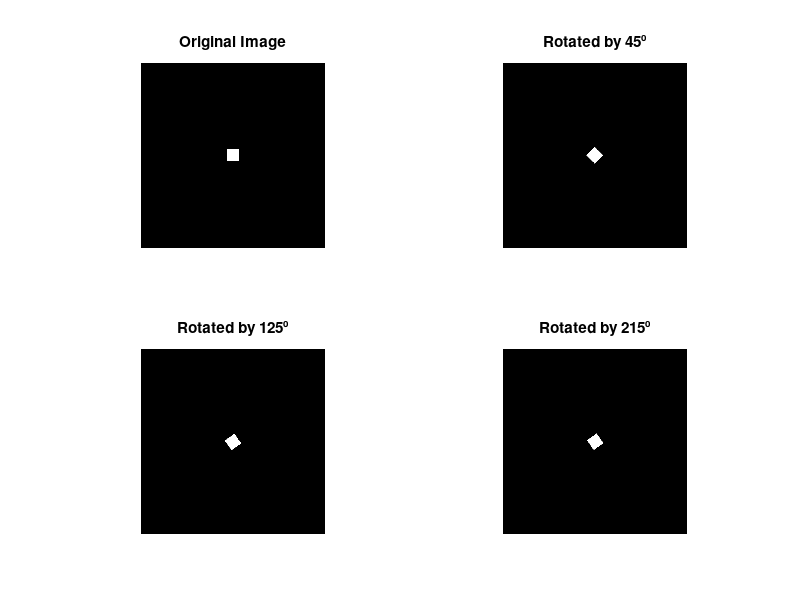
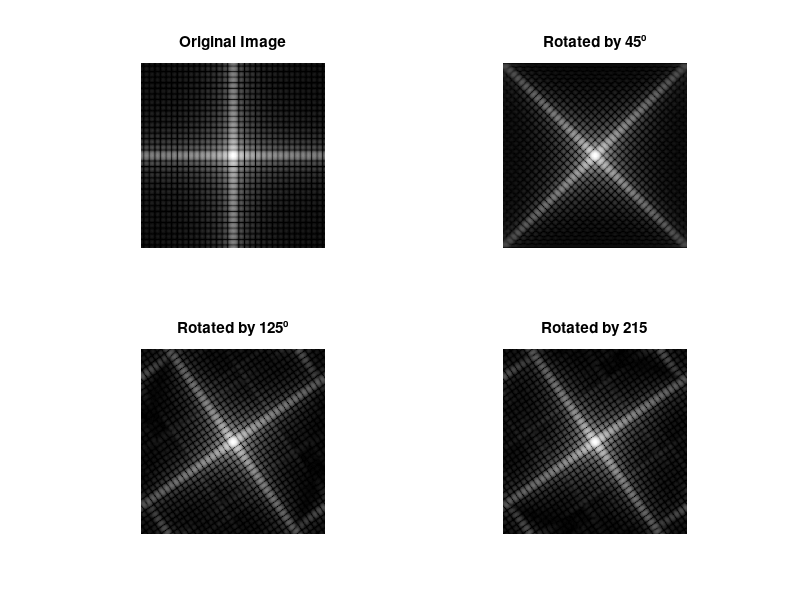

Write the MATLAB code that produced these figures, in order. (Note: this script raises an error after producing the figures.)
%%
% Generate an image of size 512×512 pixels, where the central regions of all the pixels have low intensity
% levels within a 64×64 pixel area, while the surrounding regions have high intensity levels. Prove that
% the convolution in spatial domain is equal to multiplication in the frequency domain using MATLAB
% code.
clear
image1 = zeros(512, 512);

for i = 224:288

    for j = 224:288
        image1(i, j) = 1;
    end

end

image2 = ones(512, 512);

for i = 224:288

    for j = 224:288
        image2(i, j) = 0;
    end

end

subplot(2, 2, 1)
imshow(image1)
title("Image 1")
subplot(2, 2, 2)
imshow(image2)
title("Image 2")

ci1i2 = conv2(image1, image2, "same");
subplot(2, 2, 3)
imshow(log(1 + abs(ci1i2)), [])
title("Convolution in spacial domain")

Image1 = fft2(image1);
Image2 = fft2(image2);

cI1I2 = Image1 .* Image2;
subplot(2, 2, 4)
imshow(log(1 + abs(fftshift(ifft2(cI1I2)))), [])
title("Multiplication in frequency domain")

%%
% Generate an image of size 512 × 512 pixels, where the central regions of all the pixels have high
% intensity levels within a 32 × 32 pixel area, while the surrounding regions have low intensity levels.
% Rotate the image at various angles, specifically at 45 degrees, 125 degrees, 225 degrees, and any
% random angle. plot and observe the original and rotated images both in spatial and transform
% domain using MATLAB code.
clear
image1 = zeros(512, 512);

for i = 240:272

    for j = 240:272
        image1(i, j) = 1;
    end

end

subplot(2, 2, 1)
imshow(image1)
title("Original Image")

rotimage45 = imrotate(image1, 45, "bilinear", "crop");
subplot(2, 2, 2)
imshow(rotimage45)
title("Rotated by 45⁰")

rotimage135 = imrotate(image1, 125, "bilinear", "crop");
subplot(2, 2, 3)
imshow(rotimage135)
title("Rotated by 125⁰")

rotimage225 = imrotate(image1, 215, "bilinear", "crop");
subplot(2, 2, 4)
imshow(rotimage225)
title("Rotated by 215⁰")

figure();
Image1 = fft2(image1);
subplot(2, 2, 1)
imshow(log(1 + abs(fftshift(Image1))), [])
title("Original Image")

Rotimage45 = fft2(rotimage45);
subplot(2, 2, 2)
imshow(log(1 + abs(fftshift(Rotimage45))), [])
title("Rotated by 45⁰")

Rotimage135 = fft2(rotimage135);
subplot(2, 2, 3)
imshow(log(1 + abs(fftshift(Rotimage135))), [])
title("Rotated by 125⁰")

Rotimage225 = fft2(rotimage225);
subplot(2, 2, 4)
imshow(log(1 + abs(fftshift(Rotimage225))), [])
title("Rotated by 215")

%%
% You have given two images: Image 1 and Image 2. First, take the Fourier transform of the two
% images. Determine the magnitude and phase component. During the reconstruction using inverse
% Fourier transform, interchange the phase of the two images and reconstruct the image and observe
% the difference. Do the analysis using MATLAB code.
clear
a = imread("cameraman.tif");
b = imread("circuit.tif");
b = imcrop(b, [0, 0, 256, 256]);

subplot(2, 2, 1)
imshow(a)
title("Moon")

subplot(2, 2, 2)
imshow(b)
title("Fabric")

A = fft2(a);
B = fft2(b);

c = ifft2(abs(A) .* exp(1j * unwrap(angle(B))));
d = ifft2(abs(B) .* exp(1j * unwrap(angle(A))));

subplot(2, 2, 3)
imshow(log(1 + abs(c)), [])
title("Abs of Moon with angle of Fabric")

subplot(2, 2, 4)
imshow(log(1 + abs(d)), [])
title("Abs of Fabric with angle of Moon")

%%
% Prove that the inverse two-dimensional Fourier transform of the two-dimensional Fourier transform
% of f(m, n) is f(−m, −n) using MATLAB code.

a = imread("cameraman.tif");
b = fft2(a);
c = fft2(b);

subplot(1, 2, 1)
imshow(a)
title("Original Image")

subplot(1, 2, 2)
imshow(log(1 + abs(c)), [])
title("2 times fft")
